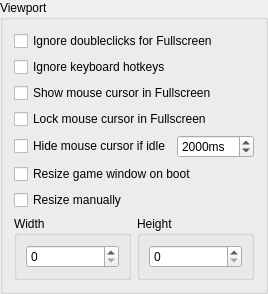
                <widget class="QGroupBox" name="gb_viewport">
                 <property name="title">
                  <string>Viewport</string>
                 </property>
                 <layout class="QVBoxLayout" name="gb_viewport_layout">
                  <item>
                   <widget class="QCheckBox" name="gs_disableMouse">
                    <property name="text">
                     <string>Ignore doubleclicks for Fullscreen</string>
                    </property>
                   </widget>
                  </item>
                  <item>
                   <widget class="QCheckBox" name="gs_disableKbHotkeys">
                    <property name="text">
                     <string>Ignore keyboard hotkeys</string>
                    </property>
                   </widget>
                  </item>
                  <item>
                   <widget class="QCheckBox" name="gs_showMouseInFullscreen">
                    <property name="text">
                     <string>Show mouse cursor in Fullscreen</string>
                    </property>
                   </widget>
                  </item>
                  <item>
                   <widget class="QCheckBox" name="gs_lockMouseInFullscreen">
                    <property name="text">
                     <string>Lock mouse cursor in Fullscreen</string>
                    </property>
                   </widget>
                  </item>
                  <item>
                   <widget class="QWidget" name="gs_hideMouseOnIdle_widget" native="true">
                    <layout class="QHBoxLayout" name="gs_hideMouseOnIdle_layout" stretch="0,0">
                     <property name="leftMargin">
                      <number>0</number>
                     </property>
                     <property name="topMargin">
                      <number>0</number>
                     </property>
                     <property name="rightMargin">
                      <number>0</number>
                     </property>
                     <property name="bottomMargin">
                      <number>0</number>
                     </property>
                     <item>
                      <widget class="QCheckBox" name="gs_hideMouseOnIdle">
                       <property name="text">
                        <string>Hide mouse cursor if idle</string>
                       </property>
                      </widget>
                     </item>
                     <item>
                      <widget class="QSpinBox" name="gs_hideMouseOnIdleTime">
                       <property name="accelerated">
                        <bool>true</bool>
                       </property>
                       <property name="correctionMode">
                        <enum>QAbstractSpinBox::CorrectionMode::CorrectToNearestValue</enum>
                       </property>
                       <property name="keyboardTracking">
                        <bool>false</bool>
                       </property>
                       <property name="suffix">
                        <string>ms</string>
                       </property>
                       <property name="minimum">
                        <number>200</number>
                       </property>
                       <property name="maximum">
                        <number>99999</number>
                       </property>
                       <property name="stepType">
                        <enum>QAbstractSpinBox::StepType::DefaultStepType</enum>
                       </property>
                       <property name="value">
                        <number>2000</number>
                       </property>
                      </widget>
                     </item>
                    </layout>
                   </widget>
                  </item>
                  <item>
                   <widget class="QWidget" name="gs_resizeOnBoot_widget" native="true">
                    <layout class="QVBoxLayout" name="gs_resizeOnBoot_layout">
                     <property name="leftMargin">
                      <number>0</number>
                     </property>
                     <property name="topMargin">
                      <number>0</number>
                     </property>
                     <property name="rightMargin">
                      <number>0</number>
                     </property>
                     <property name="bottomMargin">
                      <number>0</number>
                     </property>
                     <item>
                      <widget class="QCheckBox" name="gs_resizeOnBoot">
                       <property name="text">
                        <string>Resize game window on boot</string>
                       </property>
                      </widget>
                     </item>
                     <item>
                      <widget class="QCheckBox" name="gs_resizeOnBootManual">
                       <property name="text">
                        <string>Resize manually</string>
                       </property>
                      </widget>
                     </item>
                     <item>
                      <layout class="QHBoxLayout" name="gs_resolution_layout">
                       <item>
                        <widget class="QGroupBox" name="gb_gs_width">
                         <property name="title">
                          <string>Width</string>
                         </property>
                         <layout class="QVBoxLayout" name="gb_gs_width_layout">
                          <item>
                           <widget class="QSpinBox" name="gs_width">
                            <property name="accelerated">
                             <bool>true</bool>
                            </property>
                            <property name="correctionMode">
                             <enum>QAbstractSpinBox::CorrectionMode::CorrectToNearestValue</enum>
                            </property>
                            <property name="keyboardTracking">
                             <bool>false</bool>
                            </property>
                            <property name="minimum">
                             <number>0</number>
                            </property>
                            <property name="maximum">
                             <number>9999</number>
                            </property>
                            <property name="value">
                             <number>0</number>
                            </property>
                           </widget>
                          </item>
                         </layout>
                        </widget>
                       </item>
                       <item>
                        <widget class="QGroupBox" name="gb_gs_height">
                         <property name="title">
                          <string>Height</string>
                         </property>
                         <layout class="QVBoxLayout" name="gb_gs_height_layout">
                          <item>
                           <widget class="QSpinBox" name="gs_height">
                            <property name="frame">
                             <bool>true</bool>
                            </property>
                            <property name="accelerated">
                             <bool>true</bool>
                            </property>
                            <property name="correctionMode">
                             <enum>QAbstractSpinBox::CorrectionMode::CorrectToNearestValue</enum>
                            </property>
                            <property name="keyboardTracking">
                             <bool>false</bool>
                            </property>
                            <property name="minimum">
                             <number>0</number>
                            </property>
                            <property name="maximum">
                             <number>9999</number>
                            </property>
                            <property name="value">
                             <number>0</number>
                            </property>
                           </widget>
                          </item>
                         </layout>
                        </widget>
                       </item>
                      </layout>
                     </item>
                    </layout>
                   </widget>
                  </item>
                 </layout>
                </widget>
